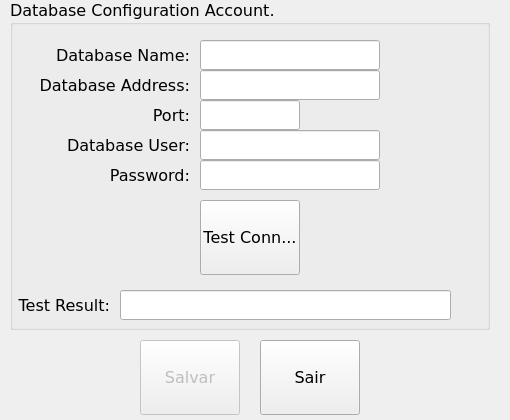
<?xml version="1.0" encoding="UTF-8"?>
<ui version="4.0">
 <class>FormConfig</class>
 <widget class="QDialog" name="FormConfig">
  <property name="enabled">
   <bool>true</bool>
  </property>
  <property name="geometry">
   <rect>
    <x>0</x>
    <y>0</y>
    <width>510</width>
    <height>420</height>
   </rect>
  </property>
  <property name="windowTitle">
   <string>Database Account Configuration Test</string>
  </property>
  <widget class="QToolButton" name="TButtonConfigDbSave">
   <property name="enabled">
    <bool>false</bool>
   </property>
   <property name="geometry">
    <rect>
     <x>140</x>
     <y>340</y>
     <width>100</width>
     <height>75</height>
    </rect>
   </property>
   <property name="minimumSize">
    <size>
     <width>100</width>
     <height>75</height>
    </size>
   </property>
   <property name="maximumSize">
    <size>
     <width>100</width>
     <height>75</height>
    </size>
   </property>
   <property name="font">
    <font>
     <family>Verdana</family>
     <pointsize>12</pointsize>
    </font>
   </property>
   <property name="toolTip">
    <string>Save a valid configuration.</string>
   </property>
   <property name="text">
    <string>Salvar</string>
   </property>
   <property name="icon">
    <iconset resource="images.qrc">
     <normaloff>:/images/PNG/48x48/Filesaveas-48x48.png</normaloff>:/images/PNG/48x48/Filesaveas-48x48.png</iconset>
   </property>
   <property name="iconSize">
    <size>
     <width>48</width>
     <height>48</height>
    </size>
   </property>
   <property name="toolButtonStyle">
    <enum>Qt::ToolButtonStyle::ToolButtonTextUnderIcon</enum>
   </property>
  </widget>
  <widget class="QGroupBox" name="GBoxConfigDb">
   <property name="geometry">
    <rect>
     <x>10</x>
     <y>0</y>
     <width>480</width>
     <height>330</height>
    </rect>
   </property>
   <property name="font">
    <font>
     <family>Verdana</family>
     <pointsize>12</pointsize>
    </font>
   </property>
   <property name="autoFillBackground">
    <bool>true</bool>
   </property>
   <property name="title">
    <string>Database Configuration Account.</string>
   </property>
   <widget class="QLabel" name="ConfigLBDbHost">
    <property name="geometry">
     <rect>
      <x>10</x>
      <y>70</y>
      <width>170</width>
      <height>30</height>
     </rect>
    </property>
    <property name="minimumSize">
     <size>
      <width>170</width>
      <height>30</height>
     </size>
    </property>
    <property name="maximumSize">
     <size>
      <width>170</width>
      <height>30</height>
     </size>
    </property>
    <property name="font">
     <font>
      <family>Verdana</family>
      <pointsize>12</pointsize>
     </font>
    </property>
    <property name="text">
     <string>Database Address:</string>
    </property>
    <property name="alignment">
     <set>Qt::AlignmentFlag::AlignRight|Qt::AlignmentFlag::AlignTrailing|Qt::AlignmentFlag::AlignVCenter</set>
    </property>
   </widget>
   <widget class="QLabel" name="ConfigLBDbPort">
    <property name="geometry">
     <rect>
      <x>10</x>
      <y>100</y>
      <width>170</width>
      <height>30</height>
     </rect>
    </property>
    <property name="minimumSize">
     <size>
      <width>170</width>
      <height>30</height>
     </size>
    </property>
    <property name="maximumSize">
     <size>
      <width>170</width>
      <height>30</height>
     </size>
    </property>
    <property name="font">
     <font>
      <family>Verdana</family>
      <pointsize>12</pointsize>
     </font>
    </property>
    <property name="text">
     <string>Port:</string>
    </property>
    <property name="alignment">
     <set>Qt::AlignmentFlag::AlignRight|Qt::AlignmentFlag::AlignTrailing|Qt::AlignmentFlag::AlignVCenter</set>
    </property>
   </widget>
   <widget class="QLineEdit" name="ConfigLEDbPort">
    <property name="geometry">
     <rect>
      <x>190</x>
      <y>100</y>
      <width>100</width>
      <height>30</height>
     </rect>
    </property>
    <property name="minimumSize">
     <size>
      <width>100</width>
      <height>30</height>
     </size>
    </property>
    <property name="maximumSize">
     <size>
      <width>100</width>
      <height>30</height>
     </size>
    </property>
    <property name="font">
     <font>
      <family>Verdana</family>
      <pointsize>12</pointsize>
     </font>
    </property>
    <property name="toolTip">
     <string>&lt;html&gt;&lt;head/&gt;&lt;body&gt;&lt;p&gt;Enter the connection port to the database!&lt;/p&gt;&lt;/body&gt;&lt;/html&gt;</string>
    </property>
    <property name="alignment">
     <set>Qt::AlignmentFlag::AlignCenter</set>
    </property>
   </widget>
   <widget class="QLabel" name="ConfigLBDbName">
    <property name="geometry">
     <rect>
      <x>10</x>
      <y>40</y>
      <width>170</width>
      <height>30</height>
     </rect>
    </property>
    <property name="minimumSize">
     <size>
      <width>170</width>
      <height>30</height>
     </size>
    </property>
    <property name="maximumSize">
     <size>
      <width>170</width>
      <height>30</height>
     </size>
    </property>
    <property name="font">
     <font>
      <family>Verdana</family>
      <pointsize>12</pointsize>
     </font>
    </property>
    <property name="text">
     <string>Database Name:</string>
    </property>
    <property name="alignment">
     <set>Qt::AlignmentFlag::AlignRight|Qt::AlignmentFlag::AlignTrailing|Qt::AlignmentFlag::AlignVCenter</set>
    </property>
   </widget>
   <widget class="QLineEdit" name="ConfigLEDbName">
    <property name="geometry">
     <rect>
      <x>190</x>
      <y>40</y>
      <width>180</width>
      <height>30</height>
     </rect>
    </property>
    <property name="minimumSize">
     <size>
      <width>180</width>
      <height>30</height>
     </size>
    </property>
    <property name="maximumSize">
     <size>
      <width>180</width>
      <height>30</height>
     </size>
    </property>
    <property name="font">
     <font>
      <family>Verdana</family>
      <pointsize>12</pointsize>
     </font>
    </property>
    <property name="toolTip">
     <string>&lt;html&gt;&lt;head/&gt;&lt;body&gt;&lt;p&gt;Enter the database name!&lt;/p&gt;&lt;p&gt;&lt;br/&gt;&lt;/p&gt;&lt;/body&gt;&lt;/html&gt;</string>
    </property>
    <property name="inputMask">
     <string/>
    </property>
    <property name="alignment">
     <set>Qt::AlignmentFlag::AlignCenter</set>
    </property>
   </widget>
   <widget class="QLabel" name="ConfigLBDbUser">
    <property name="geometry">
     <rect>
      <x>10</x>
      <y>130</y>
      <width>170</width>
      <height>30</height>
     </rect>
    </property>
    <property name="minimumSize">
     <size>
      <width>170</width>
      <height>30</height>
     </size>
    </property>
    <property name="maximumSize">
     <size>
      <width>170</width>
      <height>30</height>
     </size>
    </property>
    <property name="font">
     <font>
      <family>Verdana</family>
      <pointsize>12</pointsize>
     </font>
    </property>
    <property name="text">
     <string>Database User:</string>
    </property>
    <property name="alignment">
     <set>Qt::AlignmentFlag::AlignRight|Qt::AlignmentFlag::AlignTrailing|Qt::AlignmentFlag::AlignVCenter</set>
    </property>
   </widget>
   <widget class="QLineEdit" name="ConfigLEDbUser">
    <property name="geometry">
     <rect>
      <x>190</x>
      <y>130</y>
      <width>180</width>
      <height>30</height>
     </rect>
    </property>
    <property name="minimumSize">
     <size>
      <width>180</width>
      <height>30</height>
     </size>
    </property>
    <property name="maximumSize">
     <size>
      <width>180</width>
      <height>30</height>
     </size>
    </property>
    <property name="font">
     <font>
      <family>Verdana</family>
      <pointsize>12</pointsize>
     </font>
    </property>
    <property name="toolTip">
     <string>&lt;html&gt;&lt;head/&gt;&lt;body&gt;&lt;p&gt;Enter the database connection user!&lt;/p&gt;&lt;/body&gt;&lt;/html&gt;</string>
    </property>
    <property name="alignment">
     <set>Qt::AlignmentFlag::AlignCenter</set>
    </property>
   </widget>
   <widget class="QLabel" name="ConfigLBDbPass">
    <property name="geometry">
     <rect>
      <x>10</x>
      <y>160</y>
      <width>170</width>
      <height>30</height>
     </rect>
    </property>
    <property name="minimumSize">
     <size>
      <width>170</width>
      <height>30</height>
     </size>
    </property>
    <property name="font">
     <font>
      <family>Verdana</family>
      <pointsize>12</pointsize>
     </font>
    </property>
    <property name="text">
     <string>Password:</string>
    </property>
    <property name="alignment">
     <set>Qt::AlignmentFlag::AlignRight|Qt::AlignmentFlag::AlignTrailing|Qt::AlignmentFlag::AlignVCenter</set>
    </property>
   </widget>
   <widget class="QLineEdit" name="ConfigLEDbPass">
    <property name="geometry">
     <rect>
      <x>190</x>
      <y>160</y>
      <width>180</width>
      <height>30</height>
     </rect>
    </property>
    <property name="minimumSize">
     <size>
      <width>180</width>
      <height>30</height>
     </size>
    </property>
    <property name="maximumSize">
     <size>
      <width>180</width>
      <height>30</height>
     </size>
    </property>
    <property name="font">
     <font>
      <family>Verdana</family>
      <pointsize>12</pointsize>
     </font>
    </property>
    <property name="toolTip">
     <string>&lt;html&gt;&lt;head/&gt;&lt;body&gt;&lt;p&gt;Enter the database connection password!&lt;/p&gt;&lt;/body&gt;&lt;/html&gt;</string>
    </property>
    <property name="echoMode">
     <enum>QLineEdit::EchoMode::PasswordEchoOnEdit</enum>
    </property>
    <property name="alignment">
     <set>Qt::AlignmentFlag::AlignCenter</set>
    </property>
   </widget>
   <widget class="QToolButton" name="TButtonTestConn">
    <property name="geometry">
     <rect>
      <x>190</x>
      <y>200</y>
      <width>100</width>
      <height>75</height>
     </rect>
    </property>
    <property name="font">
     <font>
      <family>Verdana</family>
      <pointsize>12</pointsize>
     </font>
    </property>
    <property name="toolTip">
     <string>Test connection.</string>
    </property>
    <property name="text">
     <string>Test Conn...</string>
    </property>
    <property name="icon">
     <iconset resource="images.qrc">
      <normaloff>:/images/PNG/120x120/120px-Gtk-refresh.png</normaloff>:/images/PNG/120x120/120px-Gtk-refresh.png</iconset>
    </property>
    <property name="iconSize">
     <size>
      <width>48</width>
      <height>48</height>
     </size>
    </property>
    <property name="toolButtonStyle">
     <enum>Qt::ToolButtonStyle::ToolButtonTextUnderIcon</enum>
    </property>
   </widget>
   <widget class="QLabel" name="ConfigLBDbTestResult">
    <property name="geometry">
     <rect>
      <x>0</x>
      <y>290</y>
      <width>100</width>
      <height>30</height>
     </rect>
    </property>
    <property name="minimumSize">
     <size>
      <width>100</width>
      <height>30</height>
     </size>
    </property>
    <property name="maximumSize">
     <size>
      <width>100</width>
      <height>30</height>
     </size>
    </property>
    <property name="font">
     <font>
      <family>Verdana</family>
      <pointsize>12</pointsize>
     </font>
    </property>
    <property name="text">
     <string>Test Result:</string>
    </property>
    <property name="alignment">
     <set>Qt::AlignmentFlag::AlignRight|Qt::AlignmentFlag::AlignTrailing|Qt::AlignmentFlag::AlignVCenter</set>
    </property>
   </widget>
   <widget class="QLineEdit" name="ConfigLEDbTestResult">
    <property name="geometry">
     <rect>
      <x>110</x>
      <y>290</y>
      <width>331</width>
      <height>30</height>
     </rect>
    </property>
    <property name="minimumSize">
     <size>
      <width>270</width>
      <height>30</height>
     </size>
    </property>
    <property name="maximumSize">
     <size>
      <width>370</width>
      <height>30</height>
     </size>
    </property>
    <property name="font">
     <font>
      <family>Verdana</family>
      <pointsize>12</pointsize>
     </font>
    </property>
    <property name="toolTip">
     <string>Shows error or success messages!</string>
    </property>
    <property name="alignment">
     <set>Qt::AlignmentFlag::AlignCenter</set>
    </property>
    <property name="readOnly">
     <bool>true</bool>
    </property>
   </widget>
   <widget class="QLineEdit" name="ConfigLEDbHost">
    <property name="geometry">
     <rect>
      <x>190</x>
      <y>70</y>
      <width>180</width>
      <height>30</height>
     </rect>
    </property>
    <property name="minimumSize">
     <size>
      <width>180</width>
      <height>30</height>
     </size>
    </property>
    <property name="maximumSize">
     <size>
      <width>180</width>
      <height>30</height>
     </size>
    </property>
    <property name="font">
     <font>
      <family>Verdana</family>
      <pointsize>12</pointsize>
     </font>
    </property>
    <property name="toolTip">
     <string>&lt;html&gt;&lt;head/&gt;&lt;body&gt;&lt;p&gt;Enter the database connection address!&lt;/p&gt;&lt;/body&gt;&lt;/html&gt;</string>
    </property>
    <property name="alignment">
     <set>Qt::AlignmentFlag::AlignCenter</set>
    </property>
   </widget>
   <zorder>ConfigLEDbName</zorder>
   <zorder>ConfigLBDbHost</zorder>
   <zorder>ConfigLBDbPort</zorder>
   <zorder>ConfigLBDbName</zorder>
   <zorder>ConfigLBDbUser</zorder>
   <zorder>ConfigLEDbUser</zorder>
   <zorder>ConfigLBDbPass</zorder>
   <zorder>ConfigLEDbPass</zorder>
   <zorder>TButtonTestConn</zorder>
   <zorder>ConfigLBDbTestResult</zorder>
   <zorder>ConfigLEDbTestResult</zorder>
   <zorder>ConfigLEDbHost</zorder>
   <zorder>ConfigLEDbPort</zorder>
  </widget>
  <widget class="QToolButton" name="TButtonConfigDbExit">
   <property name="geometry">
    <rect>
     <x>260</x>
     <y>340</y>
     <width>100</width>
     <height>75</height>
    </rect>
   </property>
   <property name="minimumSize">
    <size>
     <width>100</width>
     <height>75</height>
    </size>
   </property>
   <property name="maximumSize">
    <size>
     <width>100</width>
     <height>75</height>
    </size>
   </property>
   <property name="font">
    <font>
     <family>Verdana</family>
     <pointsize>12</pointsize>
    </font>
   </property>
   <property name="toolTip">
    <string>Close the window.
</string>
   </property>
   <property name="text">
    <string>Sair</string>
   </property>
   <property name="icon">
    <iconset resource="images.qrc">
     <normaloff>:/images/PNG/48x48/Exithome-48x48.png</normaloff>:/images/PNG/48x48/Exithome-48x48.png</iconset>
   </property>
   <property name="iconSize">
    <size>
     <width>48</width>
     <height>48</height>
    </size>
   </property>
   <property name="toolButtonStyle">
    <enum>Qt::ToolButtonStyle::ToolButtonTextUnderIcon</enum>
   </property>
  </widget>
 </widget>
 <resources>
  <include location="images.qrc"/>
 </resources>
 <connections/>
</ui>
